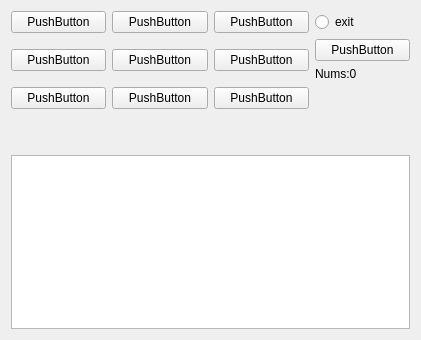
<?xml version="1.0" encoding="UTF-8"?>
<ui version="4.0">
 <class>WorkSpaceBoard</class>
 <widget class="QFrame" name="WorkSpaceBoard">
  <property name="geometry">
   <rect>
    <x>0</x>
    <y>0</y>
    <width>421</width>
    <height>340</height>
   </rect>
  </property>
  <property name="windowTitle">
   <string>Frame</string>
  </property>
  <layout class="QVBoxLayout" name="verticalLayout_2">
   <item>
    <layout class="QGridLayout" name="Grid">
     <item row="0" column="0">
      <widget class="BagButton" name="source0">
       <property name="text">
        <string>PushButton</string>
       </property>
      </widget>
     </item>
     <item row="1" column="0">
      <widget class="BagButton" name="source3">
       <property name="text">
        <string>PushButton</string>
       </property>
      </widget>
     </item>
     <item row="0" column="3">
      <widget class="QRadioButton" name="exit">
       <property name="text">
        <string>exit</string>
       </property>
      </widget>
     </item>
     <item row="2" column="0">
      <widget class="BagButton" name="source6">
       <property name="text">
        <string>PushButton</string>
       </property>
      </widget>
     </item>
     <item row="2" column="1">
      <widget class="BagButton" name="source7">
       <property name="text">
        <string>PushButton</string>
       </property>
      </widget>
     </item>
     <item row="0" column="2">
      <widget class="BagButton" name="source2">
       <property name="text">
        <string>PushButton</string>
       </property>
      </widget>
     </item>
     <item row="1" column="3">
      <layout class="QVBoxLayout" name="verticalLayout">
       <item>
        <widget class="BagButton" name="pushButton">
         <property name="text">
          <string>PushButton</string>
         </property>
        </widget>
       </item>
       <item>
        <widget class="QLabel" name="number">
         <property name="text">
          <string>Nums:0</string>
         </property>
        </widget>
       </item>
      </layout>
     </item>
     <item row="1" column="1">
      <widget class="BagButton" name="source4">
       <property name="text">
        <string>PushButton</string>
       </property>
      </widget>
     </item>
     <item row="2" column="2">
      <widget class="BagButton" name="source8">
       <property name="text">
        <string>PushButton</string>
       </property>
      </widget>
     </item>
     <item row="1" column="2">
      <widget class="BagButton" name="source5">
       <property name="text">
        <string>PushButton</string>
       </property>
      </widget>
     </item>
     <item row="0" column="1">
      <widget class="BagButton" name="source1">
       <property name="text">
        <string>PushButton</string>
       </property>
      </widget>
     </item>
    </layout>
   </item>
   <item>
    <spacer name="verticalSpacer">
     <property name="orientation">
      <enum>Qt::Vertical</enum>
     </property>
     <property name="sizeType">
      <enum>QSizePolicy::Minimum</enum>
     </property>
     <property name="sizeHint" stdset="0">
      <size>
       <width>20</width>
       <height>40</height>
      </size>
     </property>
    </spacer>
   </item>
   <item>
    <widget class="QTableWidget" name="Bag">
     <property name="rowCount">
      <number>0</number>
     </property>
     <property name="columnCount">
      <number>0</number>
     </property>
    </widget>
   </item>
  </layout>
 </widget>
 <customwidgets>
  <customwidget>
   <class>BagButton</class>
   <extends>QPushButton</extends>
   <header location="global">bagbutton.h</header>
  </customwidget>
 </customwidgets>
 <resources/>
 <connections/>
</ui>
